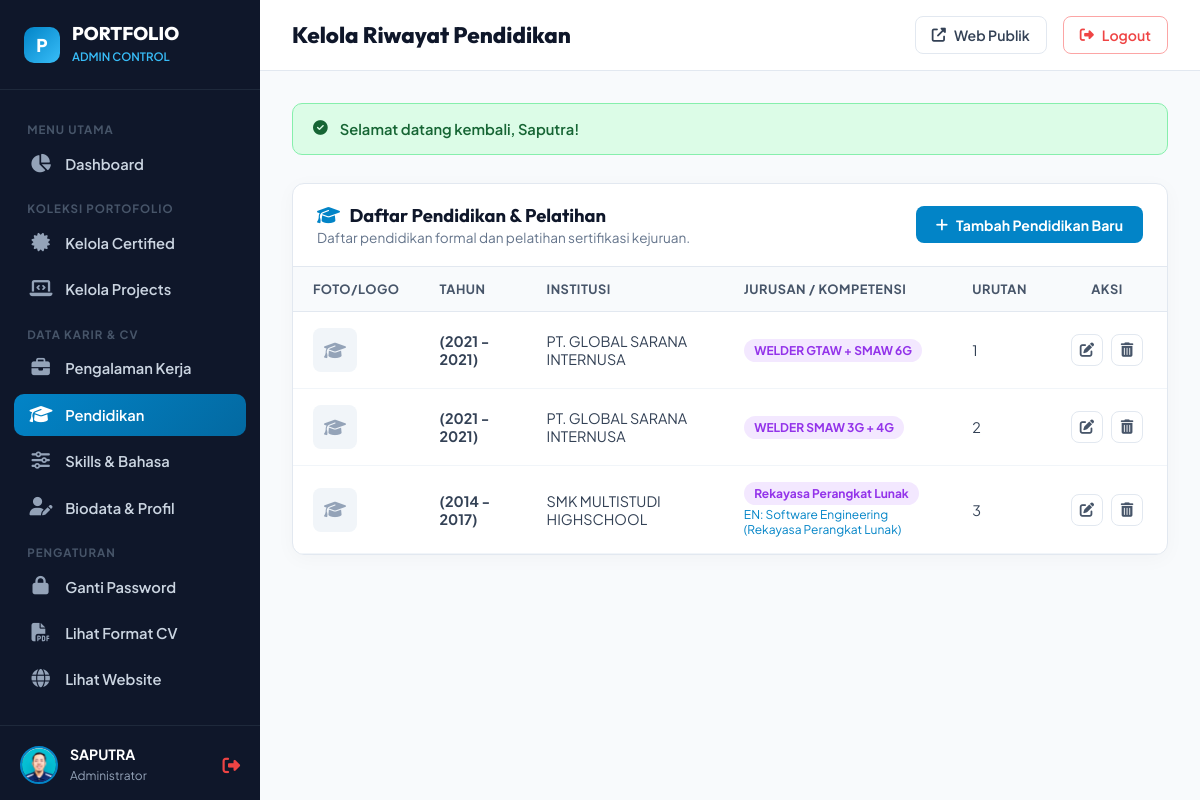
/MrSvz1404/education.php (signed in), run on the app's committed database.
### tables this page shows
CREATE TABLE profile (
                id INTEGER PRIMARY KEY,
                full_name TEXT NOT NULL,
                title TEXT NOT NULL,
                phone TEXT,
                email TEXT,
                address TEXT,
                linkedin TEXT,
                github TEXT,
                bio TEXT,
                avatar TEXT,
                updated_at DATETIME DEFAULT CURRENT_TIMESTAMP
            , bio_en TEXT);

CREATE TABLE education (
                id INTEGER PRIMARY KEY AUTOINCREMENT,
                year_range TEXT NOT NULL,
                institution TEXT NOT NULL,
                major TEXT NOT NULL,
                sort_order INTEGER DEFAULT 0
            , major_en TEXT, image TEXT);

### includes/functions.php (called while the page is built, shortened)
<?php
function sanitize($data) {
    return htmlspecialchars(trim((string)$data), ENT_QUOTES, 'UTF-8', false);
}
function base_url($path = '') {
    $cleanPath = ltrim($path, '/');
    $host = $_SERVER['HTTP_HOST'] ?? '';
    $isLocalhost = in_array($host, ['localhost', '127.0.0.1']) || strpos($host, 'localhost:') === 0;
    $isProduction = !$isLocalhost || !empty($_ENV['VERCEL']) || !empty($_SERVER['VERCEL']) || !empty($_SERVER['HTTP_X_VERCEL_ID']);
    return BASE_URL . $cleanPath;
}
function getFlash() {
    if (isset($_SESSION['flash'])) {
        $flash = $_SESSION['flash'];
        return $flash;
    }
    return null;
}
function getProfileData() {
    $db = Database::getConnection();
    $stmt = $db->query("SELECT * FROM profile WHERE id = 1 LIMIT 1");
    $profile = $stmt->fetch();
    return $profile;
}

### MrSvz1404/auth_check.php (called while the page is built, shortened)
<?php
require_once __DIR__ . '/../includes/functions.php';
$profile = getProfileData();

### MrSvz1404/education.php (the view, shortened to what this page needs)
<?php
require_once __DIR__ . '/auth_check.php';
$db = Database::getConnection();
$action = $_GET['action'] ?? 'list';
$id = isset($_GET['id']) ? (int)$_GET['id'] : 0;
$currentItem = null;
$educations = $db->query("SELECT * FROM education ORDER BY sort_order ASC, id ASC")->fetchAll();
$pageTitle = 'Kelola Riwayat Pendidikan';
require_once __DIR__ . '/header.php';
?>
<?php if ($action === 'add' || $action === 'edit'): ?>
  <div class="admin-card">
    <div class="admin-card-header">
      <h3 class="admin-card-title">
        <i class="fas <?= $action === 'add' ? 'fa-plus-circle' : 'fa-edit' ?>" style="color: var(--admin-primary); margin-right: 6px;"></i>
        <?= $action === 'add' ? 'Tambah Pendidikan Baru' : 'Edit Pendidikan' ?>
      </h3>
      <a href="<?= base_url('MrSvz1404/education.php') ?>" class="btn-outline-action">
        <i class="fas fa-arrow-left"></i> Kembali ke Daftar
      </a>
    </div>
    <div class="admin-modal-body">
      <form action="<?= base_url('MrSvz1404/education.php' . ($action === 'edit' ? '?action=edit&id=' . $id : '?action=add')) ?>" method="POST" enctype="multipart/form-data">
        <input type="hidden" name="existing_image" value="<?= sanitize($currentItem['image'] ?? '') ?>">
        <div class="form-grid">
          <div class="admin-input-group">
            <label class="admin-label" for="year_range">Periode Tahun *</label>
            <input type="text" id="year_range" name="year_range" class="admin-input" required
                   value="<?= sanitize($currentItem['year_range'] ?? '') ?>" placeholder="Contoh: (2014 - 2017) atau (2021 - 2021)">
          </div>
          <div class="admin-input-group">
            <label class="admin-label" for="institution">Institusi / Sekolah / Lembaga *</label>
            <input type="text" id="institution" name="institution" class="admin-input" required
                   value="<?= sanitize($currentItem['institution'] ?? '') ?>" placeholder="Contoh: SMK MULTISTUDI HIGHSCHOOL">
          </div>
          <div class="admin-input-group">
            <label class="admin-label" for="major">Jurusan / Kompetensi (Bahasa Indonesia) *</label>
            <input type="text" id="major" name="major" class="admin-input" required
                   value="<?= sanitize($currentItem['major'] ?? '') ?>" placeholder="Contoh: Rekayasa Perangkat Lunak / Welder GTAW+SMAW 6G">
          </div>
          <div class="admin-input-group">
            <label class="admin-label" for="major_en">Major / Training Focus (English) <span style="color:#0284c7;">[Default Website]</span></label>
            <input type="text" id="major_en" name="major_en" class="admin-input"
                   value="<?= sanitize($currentItem['major_en'] ?? '') ?>" placeholder="e.g. Software Engineering / 6G Pipe Welding">
          </div>
          <div class="admin-input-group form-full">
            <label class="admin-label" for="sort_order">Urutan Tampil (Angka kecil tampil di atas)</label>
            <input type="number" id="sort_order" name="sort_order" class="admin-input"
                   value="<?= (int)($currentItem['sort_order'] ?? 0) ?>">
          </div>
          <div class="admin-input-group form-full">
            <label class="admin-label" for="image">Foto Ijazah / Sertifikat / Logo Institusi (Opsional)</label>
            <input type="file" id="image" name="image" class="admin-input" accept="image/*" data-preview="edu-preview">
            <small style="color: #64748b; font-size: 0.78rem;">Foto ijazah kelulusan atau logo lembaga pendidikan. Format: JPG, PNG, WEBP. Maks 5MB.</small>
            <div id="edu-preview" class="preview-box" style="<?= !empty($currentItem['image']) ? 'display:block;' : '' ?>">
              <?php if (!empty($currentItem['image'])): ?>
                <img src="<?= base_url($currentItem['image']) ?>" alt="Preview" style="max-height: 80px; object-fit: contain;">
              <?php endif; ?>
            </div>
          </div>
        </div>
        <div style="display: flex; gap: 0.75rem; justify-content: flex-end; margin-top: 1.5rem; padding-top: 1.25rem; border-top: 1px solid var(--admin-border);">
          <a href="<?= base_url('MrSvz1404/education.php') ?>" class="btn-outline-action">Batal</a>
          <button type="submit" class="btn-admin-action">
            <i class="fas fa-save"></i> Simpan Pendidikan
          </button>
        </div>
      </form>
    </div>
  </div>
<?php else: ?>
  <div class="admin-card">
    <div class="admin-card-header">
      <div>
        <h3 class="admin-card-title"><i class="fas fa-graduation-cap" style="color: var(--admin-primary); margin-right: 6px;"></i> Daftar Pendidikan & Pelatihan</h3>
        <p style="font-size: 0.85rem; color: #64748b; margin-top: 2px;">Daftar pendidikan formal dan pelatihan sertifikasi kejuruan.</p>
      </div>
      <a href="<?= base_url('MrSvz1404/education.php?action=add') ?>" class="btn-admin-action">
        <i class="fas fa-plus"></i> Tambah Pendidikan Baru
      </a>
    </div>
    <div class="table-responsive">
      <table class="admin-table">
        <thead>
          <tr>
            <th style="width: 70px;">Foto/Logo</th>
            <th>Tahun</th>
            <th>Institusi</th>
            <th>Jurusan / Kompetensi</th>
            <th>Urutan</th>
            <th style="width: 120px; text-align: center;">Aksi</th>
          </tr>
        </thead>
        <tbody>
          <?php if (empty($educations)): ?>
            <tr><td colspan="6" style="text-align: center; padding: 2rem;">Belum ada data pendidikan.</td></tr>
          <?php else: ?>
            <?php foreach ($educations as $edu): ?>
              <tr>
                <td>
                  <?php if (!empty($edu['image'])): ?>
                    <img src="<?= base_url($edu['image']) ?>" class="table-img" alt="" style="width: 44px; height: 44px; object-fit: contain;">
                  <?php else: ?>
                    <div style="width: 44px; height: 44px; background: #f1f5f9; border-radius: 8px; display: flex; align-items: center; justify-content: center; color: #94a3b8; font-size: 1.1rem;">
                      <i class="fas fa-graduation-cap"></i>
                    </div>
                  <?php endif; ?>
                </td>
                <td><strong><?= sanitize($edu['year_range']) ?></strong></td>
                <td><?= sanitize($edu['institution']) ?></td>
                <td>
                  <span class="badge-status purple"><?= sanitize($edu['major']) ?></span>
                  <?php if (!empty($edu['major_en']) && $edu['major_en'] !== $edu['major']): ?>
                    <div style="font-size: 0.75rem; color: #0284c7; margin-top: 2px;">EN: <?= sanitize($edu['major_en']) ?></div>
                  <?php endif; ?>
                </td>
                <td><?= (int)$edu['sort_order'] ?></td>
                <td style="text-align: center;">
                  <div class="table-actions" style="justify-content: center;">
                    <a href="<?= base_url('MrSvz1404/education.php?action=edit&id=' . $edu['id']) ?>" class="btn-icon edit" title="Edit">
                      <i class="fas fa-edit"></i>
                    </a>
                    <a href="<?= base_url('MrSvz1404/education.php?action=delete&id=' . $edu['id']) ?>"
                       class="btn-icon delete" title="Hapus"
                       onclick="return confirmDelete('Hapus data pendidikan di \'<?= addslashes(sanitize($edu['institution'])) ?>\'?');">
                      <i class="fas fa-trash-alt"></i>
                    </a>
                  </div>
                </td>
              </tr>
            <?php endforeach; ?>
          <?php endif; ?>
        </tbody>
      </table>
    </div>
  </div>
<?php endif; ?>
<?php require_once __DIR__ . '/footer.php'; ?>

### MrSvz1404/header.php (shortened to what this page needs)
<?php
require_once __DIR__ . '/auth_check.php';
$currentPage = basename($_SERVER['PHP_SELF']);
$flash = getFlash();
?>
<!DOCTYPE html>
<html lang="id">
<head>
  <link rel="stylesheet" href="https://cdnjs.cloudflare.com/ajax/libs/font-awesome/6.5.1/css/all.min.css" />
  <link rel="stylesheet" href="<?= base_url('assets/css/admin.css') ?>">
</head>
<body class="admin-body">
  <aside class="admin-sidebar">
    <div class="sidebar-header">
      <div class="sidebar-brand-badge">P</div>
      <div class="sidebar-brand-text">
        <h2>PORTFOLIO</h2>
        <span>ADMIN CONTROL</span>
      </div>
    </div>
    <ul class="sidebar-menu">
      <li class="sidebar-heading">Menu Utama</li>
      <li class="sidebar-item">
        <a href="<?= base_url('MrSvz1404/index.php') ?>" class="sidebar-link <?= $currentPage === 'index.php' ? 'active' : '' ?>">
          <i class="fas fa-chart-pie"></i>
          <span>Dashboard</span>
        </a>
      </li>
      <li class="sidebar-heading">Koleksi Portofolio</li>
      <li class="sidebar-item">
        <a href="<?= base_url('MrSvz1404/certified.php') ?>" class="sidebar-link <?= $currentPage === 'certified.php' ? 'active' : '' ?>">
          <i class="fas fa-certificate"></i>
          <span>Kelola Certified</span>
        </a>
      </li>
      <li class="sidebar-item">
        <a href="<?= base_url('MrSvz1404/projects.php') ?>" class="sidebar-link <?= $currentPage === 'projects.php' ? 'active' : '' ?>">
          <i class="fas fa-laptop-code"></i>
          <span>Kelola Projects</span>
        </a>
      </li>
      <li class="sidebar-heading">Data Karir & CV</li>
      <li class="sidebar-item">
        <a href="<?= base_url('MrSvz1404/experience.php') ?>" class="sidebar-link <?= $currentPage === 'experience.php' ? 'active' : '' ?>">
          <i class="fas fa-briefcase"></i>
          <span>Pengalaman Kerja</span>
        </a>
      </li>
      <li class="sidebar-item">
        <a href="<?= base_url('MrSvz1404/education.php') ?>" class="sidebar-link <?= $currentPage === 'education.php' ? 'active' : '' ?>">
          <i class="fas fa-graduation-cap"></i>
          <span>Pendidikan</span>
        </a>
      </li>
      <li class="sidebar-item">
        <a href="<?= base_url('MrSvz1404/skills.php') ?>" class="sidebar-link <?= $currentPage === 'skills.php' ? 'active' : '' ?>">
          <i class="fas fa-sliders-h"></i>
          <span>Skills & Bahasa</span>
        </a>
      </li>
      <li class="sidebar-item">
        <a href="<?= base_url('MrSvz1404/profile.php') ?>" class="sidebar-link <?= $currentPage === 'profile.php' ? 'active' : '' ?>">
          <i class="fas fa-user-edit"></i>
          <span>Biodata & Profil</span>
        </a>
      </li>
      <li class="sidebar-heading">Pengaturan</li>
      <li class="sidebar-item">
        <a href="<?= base_url('MrSvz1404/settings.php') ?>" class="sidebar-link <?= $currentPage === 'settings.php' ? 'active' : '' ?>">
          <i class="fas fa-lock"></i>
          <span>Ganti Password</span>
        </a>
      </li>
      <li class="sidebar-item">
        <a href="<?= base_url('cv.php') ?>" target="_blank" class="sidebar-link">
          <i class="fas fa-file-pdf"></i>
          <span>Lihat Format CV</span>
        </a>
      </li>
      <li class="sidebar-item">
        <a href="<?= base_url() ?>" target="_blank" class="sidebar-link">
          <i class="fas fa-globe"></i>
          <span>Lihat Website</span>
        </a>
      </li>
    </ul>
    <div class="sidebar-footer">
      <div class="sidebar-user">
        <img src="<?= base_url($profile['avatar'] ?: 'assets/images/avatar.png') ?>" alt="User" class="sidebar-user-avatar">
        <div class="sidebar-user-info">
          <span><?= sanitize($profile['full_name']) ?></span>
          <small>Administrator</small>
        </div>
      </div>
      <a href="<?= base_url('MrSvz1404/logout.php') ?>" title="Keluar / Logout" style="color: #ef4444; font-size: 1.1rem;">
        <i class="fas fa-sign-out-alt"></i>
      </a>
    </div>
  </aside>
  <main class="admin-main">
    <header class="admin-topbar">
      <div class="topbar-left">
        <div class="topbar-title">
          <h1><?= $pageTitle ?? 'Admin Control' ?></h1>
        </div>
      </div>
      <div class="topbar-right">
        <a href="<?= base_url() ?>" target="_blank" class="btn-outline-action">
          <i class="fas fa-external-link-alt"></i> Web Publik
        </a>
        <a href="<?= base_url('MrSvz1404/logout.php') ?>" class="btn-outline-action" style="color: #ef4444; border-color: #fca5a5;">
          <i class="fas fa-sign-out-alt"></i> Logout
        </a>
      </div>
    </header>
    <div class="admin-content">
      <?php if ($flash): ?>
        <div class="alert-banner <?= $flash['type'] ?>">
          <i class="fas <?= $flash['type'] === 'success' ? 'fa-check-circle' : ($flash['type'] === 'danger' ? 'fa-exclamation-circle' : 'fa-info-circle') ?>"></i>
          <span><?= $flash['message'] ?></span>
        </div>
      <?php endif; ?>

### data on the page
profile: avatar (placeholder picture), full_name "SAPUTRA"
education: year_range "(2021 - 2021)", institution "PT. GLOBAL SARANA INTERNUSA", major "WELDER GTAW + SMAW 6G", sort_order "1"
education: year_range "(2021 - 2021)", institution "PT. GLOBAL SARANA INTERNUSA", major "WELDER SMAW 3G + 4G", sort_order "2"
education: year_range "(2014 - 2017)", institution "SMK MULTISTUDI HIGHSCHOOL", major "Rekayasa Perangkat Lunak", major_en "Software Engineering (Rekayasa Perangkat Lunak)", sort_order "3"

### other printed values
$pageTitle "Kelola Riwayat Pendidikan"
$flash['message'] "Selamat datang kembali, Saputra!"
